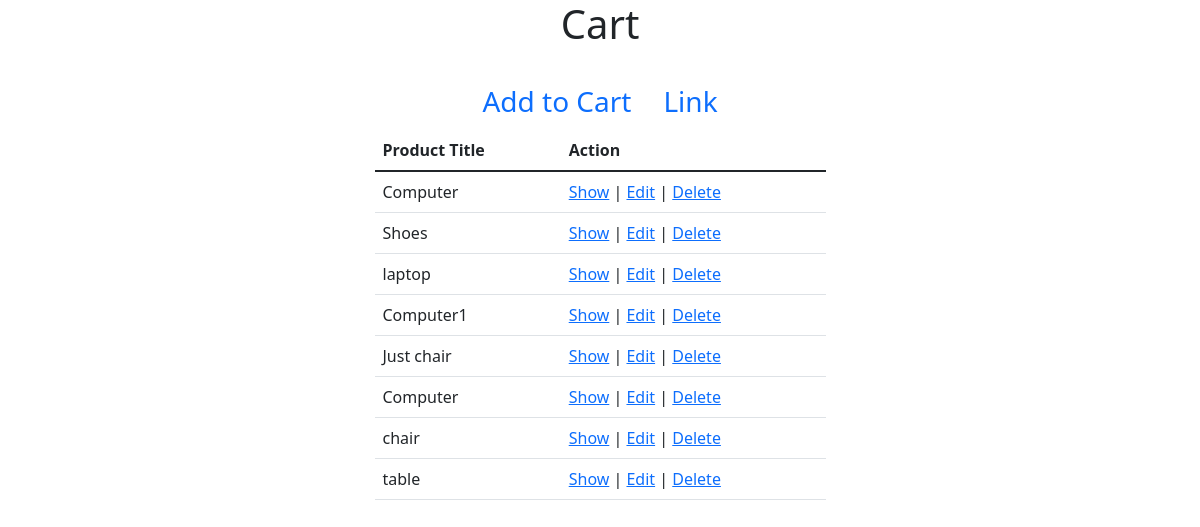
Page /admin/Carts/index.php on the committed database.
### tables this page shows
CREATE TABLE `cart` (
  `id` int(11) NOT NULL,
  `product_id` int(11) NOT NULL,
  `product_title` varchar(255) NOT NULL,
  `qty` int(11) NOT NULL,
  `picture` varchar(255) DEFAULT NULL,
  `unite_price` int(11) NOT NULL,
  `total_price` int(11) NOT NULL
);

### src/Cart.php (called while the page is built, shortened)
<?php
class Cart{
    public function index(){
        $conn = new PDO("mysql:host=localhost;dbname=ecommerce",
            'root', '');
        $conn->setAttribute(PDO::ATTR_ERRMODE,
            PDO::ERRMODE_EXCEPTION);
        $query = "SELECT * FROM `cart`";
        $stmt = $conn->prepare($query);
        $result = $stmt->execute();
        $carts = $stmt->fetchAll();
        return $carts;
    }
}
?>

### admin/Carts/index.php (the view, shortened to what this page needs)
<?php
$_cart = new Cart();
$carts = $_cart->index();
?>
<!doctype html>
<html lang="en">
<head>
    <link href="https://cdn.jsdelivr.net/npm/bootstrap@5.1.3/dist/css/bootstrap.min.css" rel="stylesheet">
</head>
<body>
<section>
    <div class="container">
        <div class="row justify-content-center">
            <div class="col-md-5">
                <h1 class="text-center mb-4">Cart</h1>
                <ul class="nav justify-content-center fs-3">
                    <li class="nav-item">
                        <a class="nav-link active" aria-current="page" href="create.php">
                            Add to Cart
                        </a>
                    </li>
                    <li class="nav-item">
                        <a class="nav-link" href="#">Link</a>
                    </li>
                </ul>
                <table class="table">
                    <thead>
                    <tr>
                        <th scope="col">Product Title</th>
                        <th scope="col">Action</th>
                    </tr>
                    </thead>
                    <tbody>
                    <?php
                    if (count($carts) > 0):
                        foreach ($carts as $cart):
                            ?>
                            <tr>
                                <td><?= $cart['product_title']?></td>
                                <td><a href="show.php?id=<?=$cart['id'];?>">Show</a>
                                    |
                                    <a href="edit.php?id=<?=$cart['id'];?>">Edit</a>
                                    |
                                    <a href="delete.php?id=<?=$cart['id'];?>"
                                       onclick="return confirm('Are you sure you want to delete?')">
                                        Delete
                                    </a>
                                </td>
                            </tr>
                        <?php
                        endforeach;
                    endif;
                    ?>
                    </tbody>
                </table>
            </div>
        </div>
    </div>
</section>
</body>
</html>

### rows in the picture
cart: product_title "Computer"
cart: product_title "Shoes"
cart: product_title "laptop"
cart: product_title "Computer1"
cart: product_title "Just chair"
cart: product_title "Computer"
cart: product_title "chair"
cart: product_title "table"
